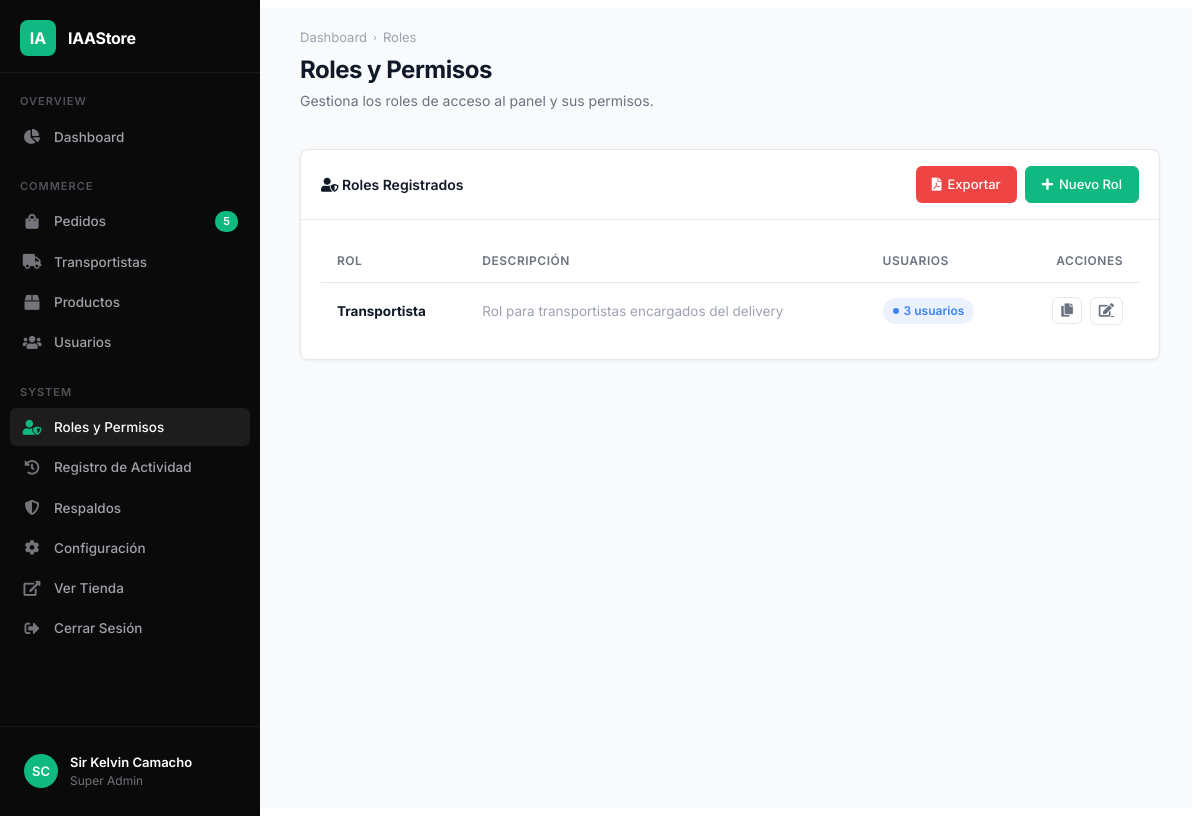
Screenshot of /accounts/panel/roles/ (signed in) with the database file from the repository.
### accounts/models.py (models this page shows, shortened)
class Account(AbstractBaseUser):
    first_name = models.CharField(max_length=50)
    last_name = models.CharField(max_length=50)
    username = models.CharField(max_length=50, unique=True)
    email = models.EmailField(max_length=100, unique=True)
    phone_number = models.CharField(max_length=15)
    roles = models.ManyToManyField(Role, blank=True)
    profile_picture = models.ImageField(upload_to='userprofile/', blank=True, null=True)
    date_joined = models.DateTimeField(auto_now_add=True)
    last_login = models.DateTimeField(auto_now_add=True)
    is_admin = models.BooleanField(default=False)
    is_staff = models.BooleanField(default=False)
    is_active = models.BooleanField(default=False)
    is_superadmin = models.BooleanField(default=False)
    USERNAME_FIELD = 'email'
    REQUIRED_FIELDS = ['username', 'first_name', 'last_name']
    objects = MyAccountManager()
    def has_rbac_permission(self, codename):
        if self.is_superadmin:
            return True
        return self.roles.filter(permissions__codename=codename).exists()
    @property
    def is_transportista(self):
        return hasattr(self, 'transportista')

class Role(models.Model):
    name = models.CharField(max_length=100, unique=True)
    description = models.TextField(blank=True)
    permissions = models.ManyToManyField(Permission, blank=True)

### accounts/admin_views.py (the view)
# urls.py: path('panel/roles/', admin_views.admin_roles, name='admin_roles'),
@has_permission('view_roles')
def admin_roles(request):
    roles = Role.objects.annotate(user_count=Count('account')).all()
    pending_orders_count = Order.objects.real().filter(payment_status__in=["review", "paid", "failed"], status__in=['New', 'Processing']).count()
    context = {
        'active_page': 'roles',
        'roles': roles,
        'pending_orders_count': pending_orders_count,
    }
    return render(request, 'admin_panel/roles.html', context)

### accounts/templatetags/rbac_tags.py (called while the page is built)
@register.filter(name='can')
def can(user, codename):
    if not user.is_authenticated:
        return False
    return user.has_rbac_permission(codename)

### carts/context_processors.py (called while the page is built)
def counter(request):
    cart_count = 0
    if 'admin' in request.path:
        return {}
    else:
        try:
            cart = Cart.objects.filter(cart_id=_cart_id(request))
            if request.user.is_authenticated:
                cart_items = CartItem.objects.all().filter(user=request.user)
            else:
                cart_items = CartItem.objects.all().filter(cart=cart[:1])
            for cart_item in cart_items:
                cart_count += cart_item.quantity
        except Cart.DoesNotExist:
                cart_count = 0
    return dict(cart_count=cart_count)

### carts/views.py (called while the page is built)
def _cart_id(request):
    cart=request.session.session_key
    if not cart:
        cart=request.session.create()
    return cart

### category/context_processors.py (called while the page is built)
def menu_links(request):
    links = Category.objects.all()
    return dict(links=links)

### orders/models.py (called while the page is built)
    def real(self):
        return self.filter(is_test=False)

### store/context_processors.py (called while the page is built)
def bcv_context(request):
    currency = request.session.get('currency', 'USD')
    try:
        bcv_rate = ExchangeRate.objects.get(currency='USD')
        rate = bcv_rate.rate
    except ExchangeRate.DoesNotExist:
        rate = 0
    return {
        'current_currency': currency,
        'current_bcv_rate': rate,
    }

### store/templates/admin_panel/roles.html (shortened to what this page needs)
{% extends 'admin_panel/base_admin.html' %}
{% load rbac_tags %}
{% block breadcrumb %}<span class="sep">›</span> Roles{% endblock %}
{% block page_title %}Roles y Permisos{% endblock %}
{% block page_desc %}Gestiona los roles de acceso al panel y sus permisos.{% endblock %}
{% block content %}
<div class="ap-card">
    <div class="ap-card-header">
        <h3 class="ap-card-title"><i class="fas fa-user-shield mr-2"></i> Roles Registrados</h3>
        <div style="display: flex; gap: 8px; margin-left: auto;">
            <button class="ap-btn" onclick="exportRolesPDF()" style="background: #ef4444; color: #fff; border: none;" title="Exportar a PDF">
                <i class="fas fa-file-pdf"></i> Exportar
            </button>
            {% if user|can:'create_roles' or user.is_superadmin %}
            <a href="{% url 'admin_create_role' %}" class="ap-btn ap-btn-primary">
                <i class="fas fa-plus"></i> Nuevo Rol
            </a>
            {% endif %}
        </div>
    </div>
    <div class="ap-card-body p-0">
        <div style="overflow-x: auto;">
            <table class="ap-table" id="rolesTable">
                <thead>
                    <tr>
                        <th>Rol</th>
                        <th>Descripción</th>
                        <th>Usuarios</th>
                        <th style="text-align: right;">Acciones</th>
                    </tr>
                </thead>
                <tbody>
                    {% for role in roles %}
                    <tr>
                        <td><strong>{{ role.name }}</strong></td>
                        <td style="color: var(--ap-text-muted);">{{ role.description|default:"Sin descripción" }}</td>
                        <td>
                            <span class="ap-badge ap-badge-blue">
                                <span class="dot"></span> {{ role.user_count }} usuarios
                            </span>
                        </td>
                        <td style="text-align: right;">
                            <div style="display: flex; gap: 8px; justify-content: flex-end;">
                                {% if user|can:'create_roles' or user.is_superadmin %}
                                <form method="POST" action="{% url 'admin_clone_role' role.id %}" style="display: inline;">
                                    <button type="submit" class="ap-btn-icon" title="Duplicar">
                                        <i class="fas fa-copy"></i>
                                    </button>
                                </form>
                                {% endif %}
                                {% if user|can:'edit_roles' or user.is_superadmin %}
                                <a href="{% url 'admin_edit_role' role.id %}" class="ap-btn-icon" title="Editar">
                                    <i class="fas fa-edit"></i>
                                </a>
                                {% endif %}
                            </div>
                        </td>
                    </tr>
                    {% empty %}
                    <tr>
                        <td colspan="4" style="text-align: center; padding: 30px;">
                            No hay roles creados.
                        </td>
                    </tr>
                    {% endfor %}
                </tbody>
            </table>
        </div>
    </div>
</div>
{% endblock %}

### store/templates/admin_panel/base_admin.html (shortened to what this page needs)
{% load static rbac_tags %}
<!DOCTYPE html>
<html lang="es">
<head>
<link href="{% static 'css/admin_panel.css' %}?v=1.0" rel="stylesheet">
<link href="{% static 'fonts/fontawesome/css/all.min.css' %}" rel="stylesheet">
</head>
<body>
<div class="admin-panel">
<aside class="ap-sidebar" id="apSidebar">
    <a href="{% url 'admin_dashboard' %}" class="ap-sidebar-logo">
        <div class="logo-icon">IA</div>
        <span>IAAStore</span>
    </a>
    <div class="ap-sidebar-section">Overview</div>
    <ul class="ap-sidebar-nav">
        {% if not user.is_transportista or user.is_superadmin %}
        <li><a href="{% url 'admin_dashboard' %}" class="{% if active_page == 'dashboard' %}active{% endif %}"><i class="fas fa-chart-pie"></i> Dashboard</a></li>
        {% endif %}
    </ul>
    <div class="ap-sidebar-section">Commerce</div>
    <ul class="ap-sidebar-nav">
        {% if user|can:'view_orders' or user.is_superadmin %}
        <li><a href="{% url 'admin_orders' %}" class="{% if active_page == 'orders' %}active{% endif %}"><i class="fas fa-shopping-bag"></i> Pedidos <span class="ap-nav-badge">{{ pending_orders_count|default:"" }}</span></a></li>
        {% if not user.is_transportista or user.is_superadmin %}
        <li><a href="{% url 'admin_transportistas' %}" class="{% if active_page == 'transportistas' %}active{% endif %}"><i class="fas fa-truck"></i> Transportistas</a></li>
        {% endif %}
        {% endif %}
        {% if user|can:'view_inventory' or user.is_superadmin %}
        <li><a href="{% url 'admin_products' %}" class="{% if active_page == 'products' %}active{% endif %}"><i class="fas fa-box"></i> Productos</a></li>
        {% endif %}
        {% if user|can:'view_users' or user.is_superadmin %}
        <li><a href="{% url 'admin_users' %}" class="{% if active_page == 'users' or active_page == 'customers' %}active{% endif %}"><i class="fas fa-users"></i> Usuarios</a></li>
        {% endif %}
    </ul>
    <div class="ap-sidebar-section">System</div>
    <ul class="ap-sidebar-nav">
        {% if user|can:'view_roles' or user.is_superadmin %}
        <li><a href="{% url 'admin_roles' %}" class="{% if active_page == 'roles' %}active{% endif %}"><i class="fas fa-user-shield"></i> Roles y Permisos</a></li>
        {% endif %}
        {% if user.is_superadmin %}
        <li><a href="{% url 'admin_activity_log' %}" class="{% if active_page == 'logs' %}active{% endif %}"><i class="fas fa-history"></i> Registro de Actividad</a></li>
        {% endif %}
        {% if user|can:'view_backups' or user.is_superadmin %}
        <li><a href="{% url 'admin_backups' %}" class="{% if active_page == 'backups' %}active{% endif %}"><i class="fas fa-shield-alt"></i> Respaldos</a></li>
        {% endif %}
        {% if user.is_superadmin %}
        <li><a href="{% url 'admin_settings' %}" class="{% if active_page == 'settings' %}active{% endif %}"><i class="fas fa-cog"></i> Configuración</a></li>
        {% endif %}
        {% if not user.is_transportista or user.is_superadmin %}
        <li><a href="{% url 'home' %}" target="_blank"><i class="fas fa-external-link-alt"></i> Ver Tienda</a></li>
        {% endif %}
        <li>
                <a href="{% url 'logout' %}"><i class="fas fa-sign-out-alt"></i> Cerrar Sesión</a>
        </li>
    </ul>
    <div class="ap-sidebar-footer">
        <a href="{% url 'admin_profile' %}">
            {% if user.profile_picture %}
                <img src="{{ user.profile_picture.url }}" alt="Profile" class="ap-sidebar-user-avatar" style="object-fit: cover; border: 2px solid var(--ap-accent);">
            {% else %}
                <div class="ap-sidebar-user-avatar">{{ user.first_name|first }}{{ user.last_name|first }}</div>
            {% endif %}
            <div class="ap-sidebar-user-info">
                <div class="name">{{ user.first_name }} {{ user.last_name }}</div>
                <div class="role">{% if user.is_superadmin %}Super Admin{% elif user.roles.all %}{{ user.roles.first.name }}{% else %}Admin{% endif %}</div>
            </div>
        </a>
    </div>
</aside>
<main class="ap-main">
    <div class="ap-header">
        <div style="display:flex; align-items:center; gap:12px;">
            <div>
                <div class="ap-breadcrumb">
                    <a href="{% url 'admin_dashboard' %}">Dashboard</a>
                    {% block breadcrumb %}{% endblock %}
                </div>
                <h1 class="ap-page-title">{% block page_title %}Dashboard{% endblock %}</h1>
                <p class="ap-page-desc">{% block page_desc %}{% endblock %}</p>
            </div>
        </div>
    </div>
    <div class="ap-content">
        {% block content %}{% endblock %}
    </div>
</main>
</div>
</body>
</html>

### rows the page displays
Account: first_name|first "S", last_name|first "C", first_name "Sir Kelvin", last_name "Camacho"
Role: name "Transportista", description "Rol para transportistas encargados del delivery", user_count "3"

### other values shown
{{ pending_orders_count|default:"" }} "5"
